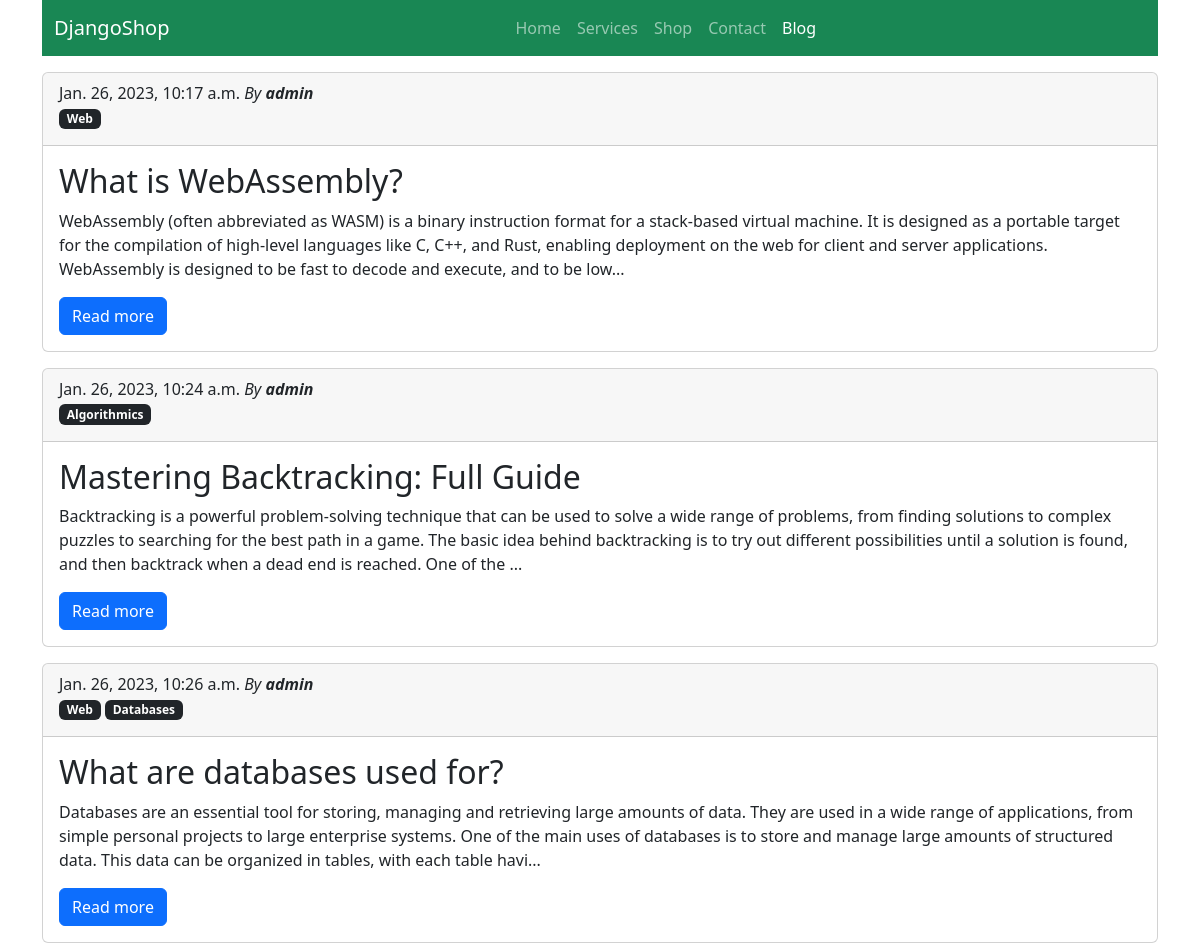
Screenshot of /blog/ with the database file from the repository.
### blog/models.py (models this page shows, shortened)
class Post(models.Model):
    title = models.CharField(max_length=50)
    content = models.TextField()
    imagen = models.ImageField(upload_to='blog', null=True, blank=True)
    autor = models.ForeignKey(User, on_delete=models.CASCADE)
    categories = models.ManyToManyField(Category)
    created = models.DateTimeField(auto_now_add=True)
    updated = models.DateTimeField(auto_now=True)
    class Meta():
        verbose_name = 'post'
        verbose_name_plural = 'posts'

class Category(models.Model):
    name = models.CharField(max_length=50)
    created = models.DateTimeField(auto_now_add=True)
    updated = models.DateTimeField(auto_now=True)
    class Meta:
        verbose_name = 'category'
        verbose_name_plural = 'categories'

### blog/views.py (the view)
# urls.py: path('', views.blog, name='blog'),
def blog(request):
    posts = Post.objects.all()
    return render(request, 'blog/blog.html', {"posts":posts})

### blog/templates/blog/blog.html (shortened to what this page needs)
{% extends "app/base.html" %} {% load static %} {% block content %}
<section>
  {% for post in posts %}
  <div class="card">
    <div class="card-header">
      <span class="d-block">
        {{post.created}} <em>By <strong>{{post.autor}}</strong></em>
      </span>
      {% for category in post.categories.all %}
      <a href="{% url 'category' category.id %}"
        ><span class="badge bg-dark mt-0 mb-2"> {{category.name}}</span></a
      >
      {% endfor %}
    </div>
    <div class="card-body">
      <h2 class="card-title">{{post.title}}</h2>
      <p class="card-text">{{post.content|slice:":350"}}...</p>
      <a href="#" class="btn btn-primary">Read more</a>
    </div>
  </div>
  {% endfor %}
</section>
{% endblock%}

### rows the page displays
Post: created "Jan. 26, 2023, 10:17 a.m.", autor "admin", title "What is WebAssembly?", content "WebAssembly (often abbreviated as WASM) is a binary instruction format for a stack-based virtual machine. It is designed as a portable target for the compilation of high-level languages like C, C++, and Rust, enabling deployment on the web for client and server applications. WebAssembly is designed to be fast to decode and execute, and to be low"
Category: name "Web"
Post: created "Jan. 26, 2023, 10:24 a.m.", autor "admin", title "Mastering Backtracking: Full Guide", content "Backtracking is a powerful problem-solving technique that can be used to solve a wide range of problems, from finding solutions to complex puzzles to searching for the best path in a game. The basic idea behind backtracking is to try out different possibilities until a solution is found, and then backtrack when a dead end is reached. One of the"
Category: name "Algorithmics"
Post: created "Jan. 26, 2023, 10:26 a.m.", autor "admin", title "What are databases used for?", content "Databases are an essential tool for storing, managing and retrieving large amounts of data. They are used in a wide range of applications, from simple personal projects to large enterprise systems. One of the main uses of databases is to store and manage large amounts of structured data. This data can be organized in tables, with each table havi"
Category: name "Databases"
